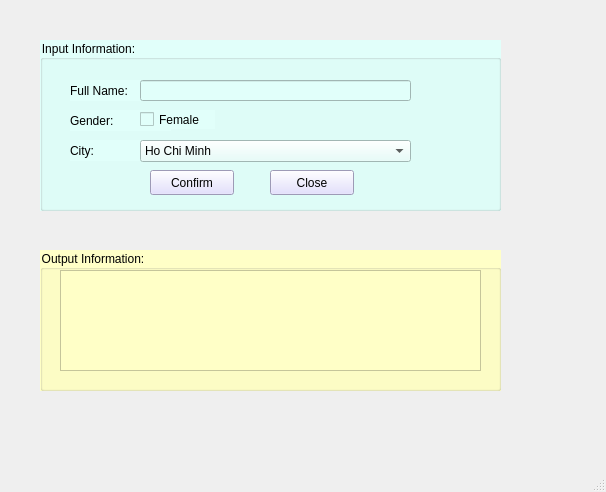
<?xml version="1.0" encoding="UTF-8"?>
<ui version="4.0">
 <class>MainWindow</class>
 <widget class="QMainWindow" name="MainWindow">
  <property name="geometry">
   <rect>
    <x>0</x>
    <y>0</y>
    <width>606</width>
    <height>492</height>
   </rect>
  </property>
  <property name="windowTitle">
   <string>MainWindow</string>
  </property>
  <widget class="QWidget" name="centralwidget">
   <widget class="QGroupBox" name="groupBox">
    <property name="geometry">
     <rect>
      <x>40</x>
      <y>40</y>
      <width>461</width>
      <height>171</height>
     </rect>
    </property>
    <property name="styleSheet">
     <string notr="true">background: rgb(225, 255, 250);</string>
    </property>
    <property name="title">
     <string>Input Information:</string>
    </property>
    <widget class="QLabel" name="labelFullname">
     <property name="geometry">
      <rect>
       <x>30</x>
       <y>40</y>
       <width>101</width>
       <height>21</height>
      </rect>
     </property>
     <property name="text">
      <string>Full Name:</string>
     </property>
    </widget>
    <widget class="QLabel" name="labelGender">
     <property name="geometry">
      <rect>
       <x>30</x>
       <y>70</y>
       <width>101</width>
       <height>21</height>
      </rect>
     </property>
     <property name="text">
      <string>Gender:</string>
     </property>
    </widget>
    <widget class="QLabel" name="labelCity">
     <property name="geometry">
      <rect>
       <x>30</x>
       <y>100</y>
       <width>101</width>
       <height>21</height>
      </rect>
     </property>
     <property name="text">
      <string>City:</string>
     </property>
    </widget>
    <widget class="QLineEdit" name="lineEdit">
     <property name="geometry">
      <rect>
       <x>100</x>
       <y>40</y>
       <width>271</width>
       <height>21</height>
      </rect>
     </property>
    </widget>
    <widget class="QCheckBox" name="checkBoxFemale">
     <property name="geometry">
      <rect>
       <x>100</x>
       <y>70</y>
       <width>75</width>
       <height>19</height>
      </rect>
     </property>
     <property name="text">
      <string>Female</string>
     </property>
    </widget>
    <widget class="QPushButton" name="pushButtonConfirm">
     <property name="geometry">
      <rect>
       <x>110</x>
       <y>130</y>
       <width>84</width>
       <height>25</height>
      </rect>
     </property>
     <property name="styleSheet">
      <string notr="true">background: rgb(220, 215, 255);</string>
     </property>
     <property name="text">
      <string>Confirm</string>
     </property>
    </widget>
    <widget class="QPushButton" name="pushButtonClose">
     <property name="geometry">
      <rect>
       <x>230</x>
       <y>130</y>
       <width>84</width>
       <height>25</height>
      </rect>
     </property>
     <property name="styleSheet">
      <string notr="true">background: rgb(220, 215, 255);
</string>
     </property>
     <property name="text">
      <string>Close</string>
     </property>
    </widget>
    <widget class="QComboBox" name="comboBoxCity">
     <property name="geometry">
      <rect>
       <x>100</x>
       <y>100</y>
       <width>271</width>
       <height>22</height>
      </rect>
     </property>
     <item>
      <property name="text">
       <string>Ho Chi Minh</string>
      </property>
      <property name="icon">
       <iconset>
        <normaloff>../../../../.designer/backup/images/ic_hcm.jpg</normaloff>../../../../.designer/backup/images/ic_hcm.jpg</iconset>
      </property>
     </item>
     <item>
      <property name="text">
       <string>Ha Noi</string>
      </property>
      <property name="icon">
       <iconset>
        <normaloff>../../../../.designer/backup/images/ic_hanoi.jpg</normaloff>../../../../.designer/backup/images/ic_hanoi.jpg</iconset>
      </property>
     </item>
     <item>
      <property name="text">
       <string>Da Nang</string>
      </property>
      <property name="icon">
       <iconset>
        <normaloff>../../../../.designer/backup/images/ic_danang.png</normaloff>../../../../.designer/backup/images/ic_danang.png</iconset>
      </property>
     </item>
     <item>
      <property name="text">
       <string>Da Lat</string>
      </property>
      <property name="icon">
       <iconset>
        <normaloff>../../../../.designer/backup/images/ic_dalat.png</normaloff>../../../../.designer/backup/images/ic_dalat.png</iconset>
      </property>
     </item>
     <item>
      <property name="text">
       <string>Hue</string>
      </property>
      <property name="icon">
       <iconset>
        <normaloff>../../../../.designer/backup/images/ic_hue.jpg</normaloff>../../../../.designer/backup/images/ic_hue.jpg</iconset>
      </property>
     </item>
    </widget>
   </widget>
   <widget class="QGroupBox" name="groupBox_2">
    <property name="geometry">
     <rect>
      <x>40</x>
      <y>250</y>
      <width>461</width>
      <height>141</height>
     </rect>
    </property>
    <property name="styleSheet">
     <string notr="true">background: rgb(255, 255, 199);</string>
    </property>
    <property name="title">
     <string>Output Information:</string>
    </property>
    <widget class="QPlainTextEdit" name="plainTextEditOutput">
     <property name="geometry">
      <rect>
       <x>20</x>
       <y>20</y>
       <width>421</width>
       <height>101</height>
      </rect>
     </property>
    </widget>
   </widget>
  </widget>
  <widget class="QMenuBar" name="menubar">
   <property name="geometry">
    <rect>
     <x>0</x>
     <y>0</y>
     <width>606</width>
     <height>25</height>
    </rect>
   </property>
  </widget>
  <widget class="QStatusBar" name="statusbar"/>
 </widget>
 <resources/>
 <connections/>
</ui>
